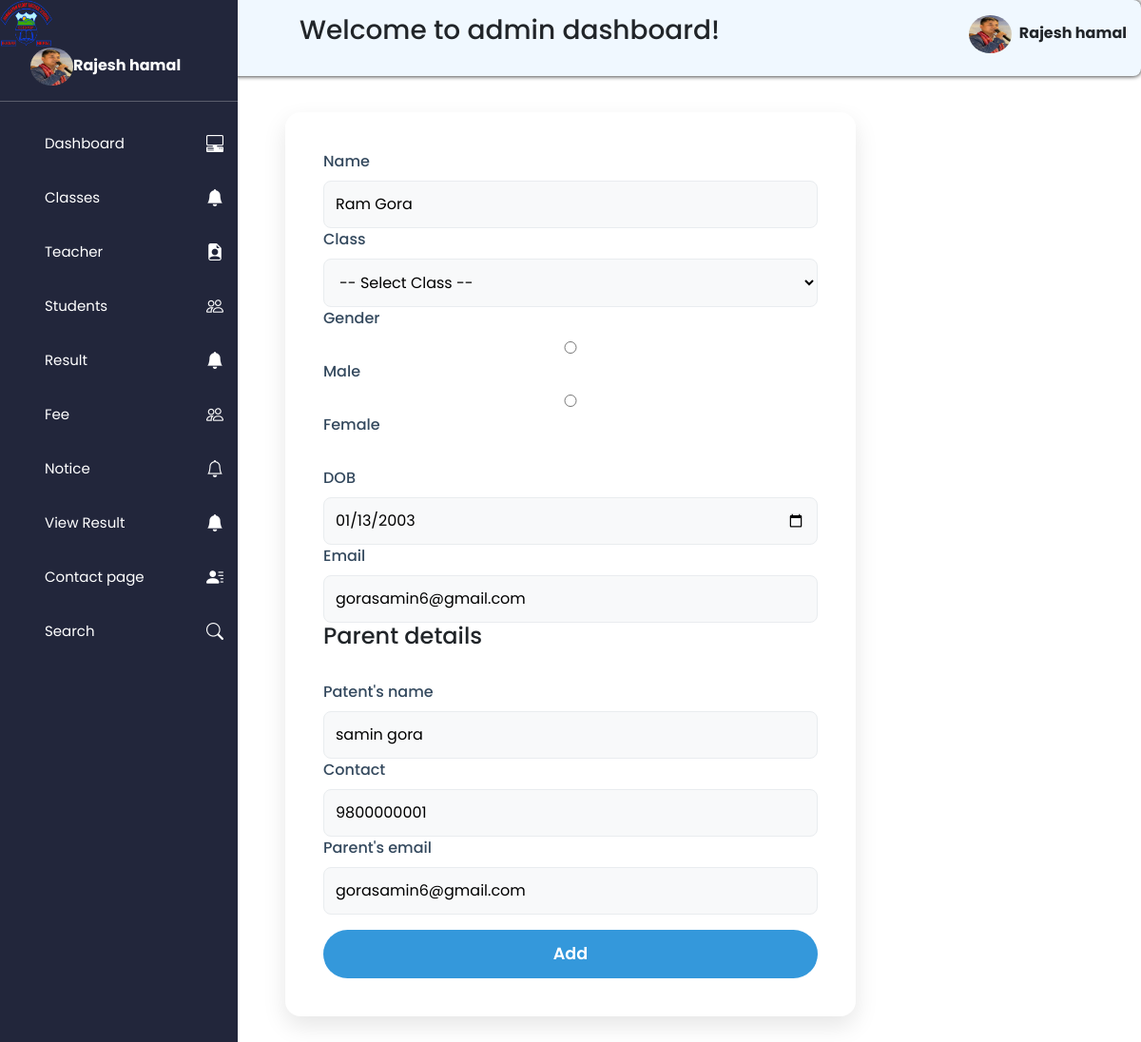
The app's page /admin/manage-student.php?editid=1 (signed in) with its own data.
### tables this page shows
CREATE TABLE `students` (
  `student_id` int(11) NOT NULL AUTO_INCREMENT,
  `name` varchar(255) NOT NULL,
  `class_id` int(11) NOT NULL,
  `roll` int(11) NOT NULL,
  `address` varchar(255) NOT NULL,
  `gender` varchar(50) NOT NULL,
  `dob` date NOT NULL,
  `email` varchar(255) NOT NULL,
  `username` varchar(255) NOT NULL,
  `password` varchar(255) NOT NULL,
  `parent_name` varchar(255) NOT NULL,
  `contact` varchar(20) NOT NULL,
  `parent_email` varchar(255) NOT NULL,
  `image` varchar(255) DEFAULT NULL,
  `created_at` timestamp NOT NULL DEFAULT current_timestamp(),
  `admission_date` date NOT NULL DEFAULT current_timestamp(),
  PRIMARY KEY (`student_id`)
);

### admin/manage-student.php (the view, shortened to what this page needs)
<?php
include_once('../connection.php');
$sts_id=$_GET['editid'];
$sql="SELECT * from students where student_id=$sts_id";
$records = mysqli_query($conn,$sql);
$row = mysqli_fetch_assoc($records);
         $sname=$row['name'];
         $dob=$row['dob'];
         $semail=$row['email'];
         $p_name=$row['parent_name'];
         $p_contact=$row['contact'];
         $p_email=$row['parent_email'];
?>
<!DOCTYPE html>
<html lang="en">
<head>
    <link rel="stylesheet" href="/studentmgt/admin/css/add-students.css">
</head>
<body>
     <?php include'includes/sidebar.php'?>
    <div class="container">
    <h2>Edit Students</h2>
  <div class="add-students">
    <form method="post">
      <div>
     <label>Name</label>
      <input type="text" name="sts-name" value="<?php echo $sname?>"><br>
        <label>Class</label>
         <select name="class_id" id="class_id">
          <option value="">-- Select Class --</option>
  </select><br>
   <label>Gender</label>
<div class="gender-group">
  <label>
    <input type="radio" name="sts-gender" value="Male"> Male
  </label>
  <label>
    <input type="radio" name="sts-gender" value="Female"> Female
  </label>
</div>
<br>
       <label>DOB</label>
      <input type="date" name="sts-dob" value="<?php echo $dob?>"><br>
      <label>Email</label>
      <input type="email" name="sts-email" value="<?php echo $semail?>"><br>
      </div>
      <div>
       <h4>Parent details</h4><br>
       <label>Patent's name</label>
      <input type="text" name="parent-name" value="<?php echo $p_name?>"><br>
      <label>Contact</label>
      <input type="tel" name="parent-contact" value="<?php echo $p_contact?>"><br>
      <label>Parent's email</label>
      <input type="email" name="parent-email" value="<?php echo $p_email?>"><br>
    </div>
      <input type="submit"class="add-btn" value="Add" name="sts-add">
    </form>
    </div>
    </div>
</body>
</html>

### admin/includes/sidebar.php (shortened to what this page needs)
<?php
include('../connection.php');
$id=1;
?>
<!DOCTYPE html>
<html lang="en">
<head>
  <link rel="stylesheet" href="/studentmgt/admin/css/style.css">
  <link rel="stylesheet" href="/studentmgt/admin/css/bootstrap.min.css">
  <link rel="stylesheet" href="/studentmgt/admin/css/bootstrap-icons.min.css">
</head>
<body>
<header>
   <?php
  $sql="SELECT * from admin where id=$id";
  $result=mysqli_query($conn,$sql);
  while($row=mysqli_fetch_assoc($result)){
   $name=$row['name'];
   $img=$row['image'];
  }
  ?>
  <div class="head">
    <h3>Welcome to admin dashboard!</h3>
    <div >
    <img id="profile" class="profile-img" src="<?php echo "$img"?>"><strong ><?php echo $name ?> </strong>
    </div>
  </div>
</header>
<aside id="sidebar">
  <div class="head">
  <img src="../images/logo.png" class="logo">
  </div>
  <div >
    <img id="profile" class="profile-img" src="<?php echo "$img"?>"><strong ><?php echo $name ?> </strong>
 </div>
<hr>
  <div class="sidebar-link">
  <ul>
  <li><a href="dashboard.php">Dashboard</a><i class="bi bi-pc-display-horizontal"></i></li>
   <li><a href="./add-classes.php">Classes</a><i class="bi bi-bell-fill"></i></li>
  <li id="teacher">
      <a href="">Teacher</a><i class="bi bi-file-earmark-person-fill"></i>
      </li>
    <li id="student">
      <a href="">Students</a><i class="bi bi-people"></i></li>
    <li><a href="add-result.php">Result</a><i class="bi bi-bell-fill"></i></li>
    <li id="fee">
      <a href="">Fee</a><i class="bi bi-people"></i></li>
    <li id="notice">
      <a href="">Notice</a><i class="bi bi-bell"></i>
      </li>
      <li><a href="view-result.php">View Result</a><i class="bi bi-bell-fill"></i></li>
       <li><a href="view-contacepage.php">Contact page </a><i class="bi bi-person-lines-fill"></i>
       <li><a href="search-students.php">Search</a><i class="bi bi-search"></i>
  </ul></li>
  </div>
</aside>
</body>
</html>

### admin/css/add-students.css (style rules this page uses)
:root { --primary: #2c3e50; --secondary: #34495e; --accent: #3498db; --success: #2ecc71; --danger: #e74c3c; --light: #f8f9fa; --dark: #343a40; --border-color: #e9ecef; --shadow: 0 5px 15px rgba(0, 0, 0, 0.05); }
* { padding: 0; margin: 0; box-sizing: border-box; font-family: 'Poppins', sans-serif; }
body { background-color: #f4f6f9; color: var(--dark); }
.container { padding: 2rem; }
.add-students, .add-teacher, .add-class, .add-result, .add-homework, .change-password, .add-notice { background: white; padding: 2.5rem; border-radius: 16px; box-shadow: 0 10px 25px rgba(0, 0, 0, 0.1); margin: 3rem auto; max-width: 600px; width:100%; }
.add-students form, .add-teacher form, .add-class form, .add-result form, .add-homework form, .add-notice form { display: flex; flex-direction: column; gap: 0rem; }
.add-students label, .add-teacher label, .add-notice label, .add-result label, .add-homework label, .change-password label, .add-class label { display: block; margin-bottom: 0.5rem; font-weight: 500; color: var(--secondary); }
.add-students input[type="submit"], .add-homework input[type="submit"], .add-teacher input[type="submit"], .add-class input[type="submit"], .add-notice input[type="submit"], .add-result input[type="submit"], .change-password input[type="submit"] { align-self: center; background-color: var(--accent); color: white; border: none; padding: 12px 50px; font-size: 1.1rem; border-radius: 50px; cursor: pointer; font-weight: 600; margin-top: 1rem; transition: all 0.3s ease; width: 100%; }
.add-students input, .add-teacher input, .add-class input, .add-notice input, .add-result input, .add-homework input, .add-homework select, .change-password input, .add-students select, .add-teacher select, .add-class select, .add-result select, .add-notice select { width: 100%; padding: 12px; border: 1px solid var(--border-color); border-radius: 8px; background: var(--light); transition: all 0.3s ease; }

### admin/css/style.css (style rules this page uses)
* { padding: 0px; margin: 0px; box-sizing: 0px; }
header { background-color: aliceblue; height: 5em; width: 100%; border-radius: 8px; box-shadow: 0 0 5px black; position: fixed; top: 0; left: 0; z-index: 1000; }
header .head { padding: 15px; display: flex; justify-content: space-between; align-items: center; text-align: center; }
header h3 { margin-left: 300px; }
header .profile-img { border-radius: 50%; width: 45px; height: 40px; margin-right: 0.5em; position: relative; }
aside .profile-img { border-radius: 50%; width: 45px; height: 40px; margin-left: 2em; }
aside { background-color: rgb(34, 38, 59); top: 0px; left: 0px; width: 250px; height: 100%; position: fixed; color: white; display: block; transition: left 0.3s ease; z-index: 1002; }
aside .head { display: flex; justify-content: space-between; }
aside .logo { width: 55px; height: 50px; }
.sidebar-link .bi { font-size: 18px; }
li { display: flex; justify-content: space-between; align-items: center; }
aside ul { list-style: none; text-decoration: none; margin-top: auto; }
aside ul li { padding: 15px; }
aside ul a { text-decoration: none; color: white; font-size: 15px; }

### records on screen
students: sts-name "Ram Gora", sts-dob "01/13/2003", sts-email "gorasamin6@gmail.com", parent-name "samin gora", parent-contact "9800000001", parent-email "gorasamin6@gmail.com"

### other values on screen
$name "Rajesh hamal"
